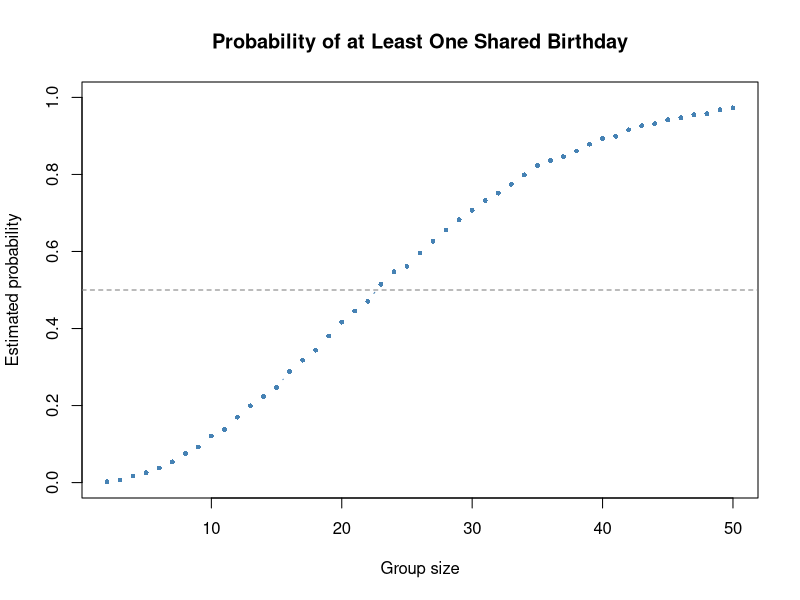

R code for this plot: (Note: this script raises an error after producing the figure.)
## ---- chunk 1
set.seed(8105)

has_shared_birthday <- function(group_size) {
  birthdays <- sample(1:365, size = group_size, replace = TRUE)
  any(duplicated(birthdays))
}

group_sizes <- 2:50
n_simulations <- 10000

birthday_results <- data.frame(
  group_size = group_sizes,
  probability = vapply(
    group_sizes,
    function(group_size) {
      mean(replicate(n_simulations, has_shared_birthday(group_size)))
    },
    numeric(1)
  )
)

plot(
  birthday_results$group_size,
  birthday_results$probability,
  type = "b",
  pch = 16,
  cex = 0.65,
  col = "steelblue",
  ylim = c(0, 1),
  xlab = "Group size",
  ylab = "Estimated probability",
  main = "Probability of at Least One Shared Birthday"
)
abline(h = 0.5, lty = 2, col = "gray50")
## ---- chunk 2
library(dplyr)
library(tidyr)
library(readr)
library(ggplot2)

longitudinal_data <- tibble(
  file_path = list.files(
    "data",
    pattern = "^(con|exp)_[0-9]+\\.csv$",
    full.names = TRUE
  )
) |>
  mutate(
    file_name = tools::file_path_sans_ext(basename(file_path)),
    measurements = purrr::map(
      file_path,
      read_csv,
      show_col_types = FALSE
    )
  ) |>
  select(file_name, measurements) |>
  separate_wider_delim(
    file_name,
    delim = "_",
    names = c("arm", "subject_id")
  ) |>
  unnest(measurements) |>
  pivot_longer(
    cols = starts_with("week_"),
    names_to = "week",
    names_prefix = "week_",
    names_transform = list(week = as.integer),
    values_to = "observation"
  ) |>
  mutate(
    arm = recode(arm, con = "Control", exp = "Experimental")
  ) |>
  arrange(arm, subject_id, week)

knitr::kable(head(longitudinal_data))
## ---- chunk 3
ggplot(
  longitudinal_data,
  aes(
    x = week,
    y = observation,
    color = arm,
    group = interaction(arm, subject_id)
  )
) +
  geom_line(alpha = 0.7) +
  geom_point(size = 1.3, alpha = 0.7) +
  scale_x_continuous(breaks = sort(unique(longitudinal_data$week))) +
  labs(
    title = "Weekly Observations by Study Arm",
    x = "Week",
    y = "Observation",
    color = "Study arm"
  ) +
  theme_minimal(base_size = 12)
## ---- chunk 4
set.seed(8106)

simulate_t_test <- function(true_mu) {
  x <- rnorm(n = 30, mean = true_mu, sd = 5)

  t.test(x, mu = 0, alternative = "two.sided") |>
    broom::tidy() |>
    select(estimate, p.value)
}

t_test_results <- expand_grid(
  true_mu = 0:6,
  simulation = seq_len(5000)
) |>
  mutate(test_result = purrr::map(true_mu, simulate_t_test)) |>
  unnest(test_result) |>
  mutate(rejected = p.value < 0.05)

t_test_summary <- t_test_results |>
  group_by(true_mu) |>
  summarize(
    rejection_rate = mean(rejected),
    mean_estimate = mean(estimate),
    mean_estimate_rejected = mean(estimate[rejected]),
    .groups = "drop"
  )
## ---- chunk 5
ggplot(t_test_summary, aes(x = true_mu, y = rejection_rate)) +
  geom_hline(yintercept = 0.05, linetype = "dashed", color = "gray50") +
  geom_line(color = "steelblue") +
  geom_point(color = "steelblue", size = 2) +
  scale_x_continuous(breaks = 0:6) +
  scale_y_continuous(
    limits = c(0, 1),
    labels = scales::label_percent()
  ) +
  labs(
    title = "Rejection Rate of the One-Sample t-Test",
    x = "True mean",
    y = "Proportion of tests that reject the null"
  ) +
  theme_minimal(base_size = 12)
## ---- chunk 6
estimate_plot_data <- t_test_summary |>
  transmute(
    true_mu,
    `All samples` = mean_estimate,
    `Only samples that reject the null` = mean_estimate_rejected
  ) |>
  pivot_longer(
    cols = -true_mu,
    names_to = "sample_set",
    values_to = "average_estimate"
  )

ggplot(
  estimate_plot_data,
  aes(x = true_mu, y = average_estimate, color = sample_set)
) +
  geom_abline(
    intercept = 0,
    slope = 1,
    linetype = "dashed",
    color = "gray50"
  ) +
  geom_line() +
  geom_point(size = 2) +
  scale_x_continuous(breaks = 0:6) +
  labs(
    title = "Average Estimated Mean vs. True Mean",
    x = "True mean",
    y = "Average estimated mean",
    color = NULL
  ) +
  theme_minimal(base_size = 12) +
  theme(legend.position = "bottom")
